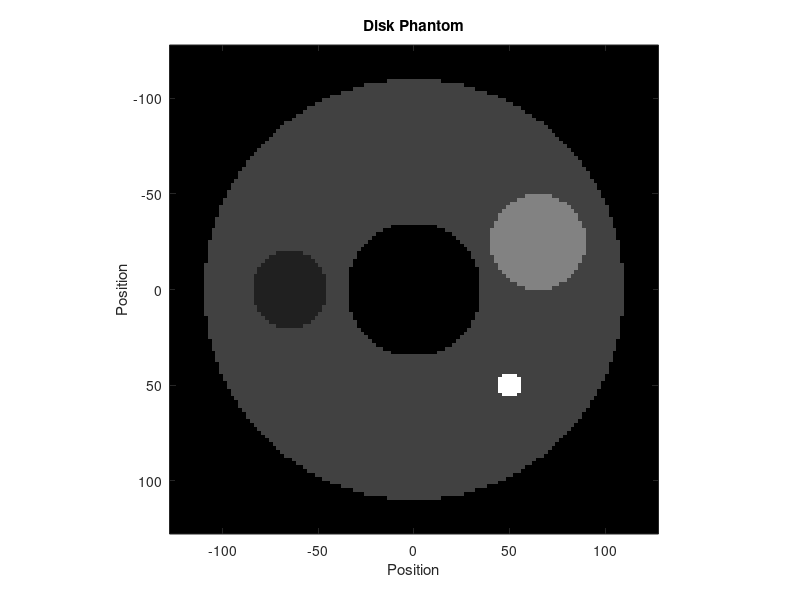
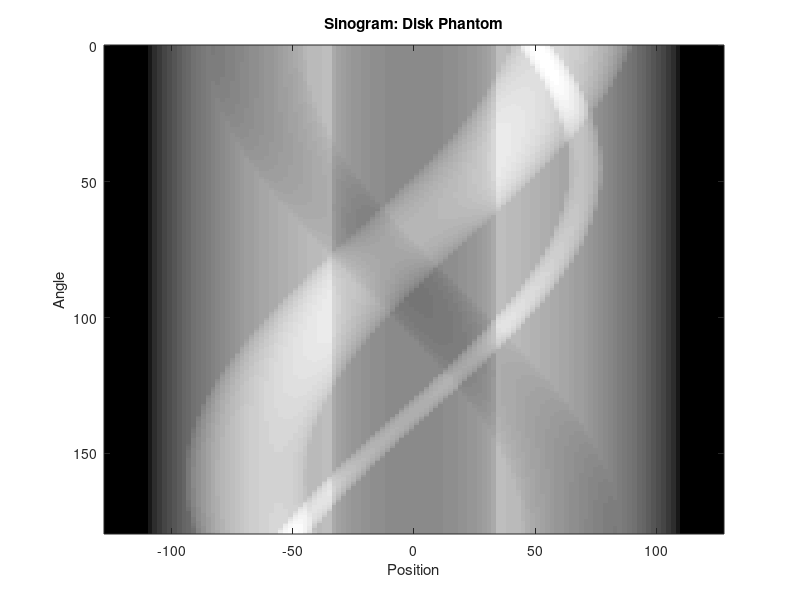
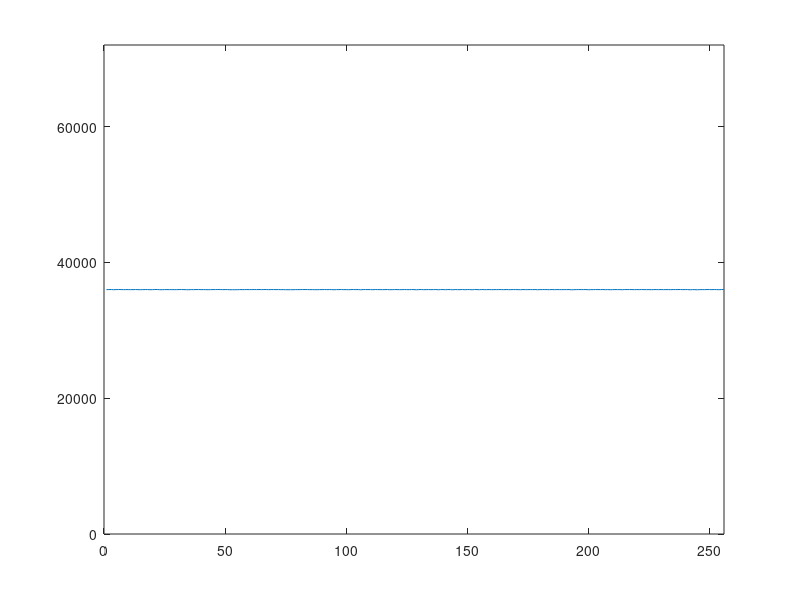
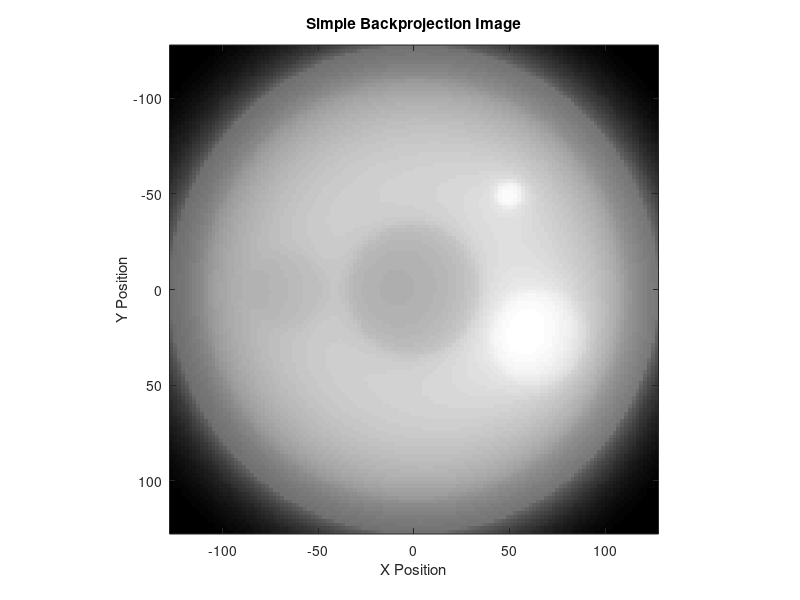

Source code (MATLAB) for these figures, in order:
%% Disk and Sinogram data provided by class

% README
% For extra credit asked to display given disk phantom and sinogram
%   backproject the sinogram, filter, and try to reproduce disk phantom 
% 
% The data is stored in MATLAB variable "phantom"
% The sinogram is stored in corresponding MATLAB variable named "sg1" 

clear;

circ = [  0   0 110  2; 
        -65   0  20  1; 
          0   0  35  0; 
         65 -25  25  4
         50  50  7   8];

% Image parameters: number of pixels, size, etc.
nx = 128; ny = 128;
dx = 2;		                        % 2 mm / pixel
x = dx * ((1:nx)'-(nx+1)/2);
y = -dx * ((1:ny)'-(ny+1)/2);
xx = x(:,ones(1,ny));
yy = y(:,ones(1,ny))';

% Generate data for disk phantom
phantom = zeros(nx,ny);
for ii=1:size(circ,1)
    cx = circ(ii,1); cy = circ(ii,2); rad = circ(ii,3); amp = circ(ii,4);
    t = find( ((xx-cx)/rad).^2 + ((yy-cy)/rad).^2 <= 1 );
    phantom(t) = amp * ones(size(t));
end
  
% Image the phantom
figure(1)
imagesc(x, y, phantom')               % NOTE the transpose (') here and the x and y values
colormap('gray')
axis('square')
title('Disk Phantom')
xlabel('Position')
ylabel('Position')

% Geometry parameters
nr = 128;	dr = 2;		            % number of radial samples and ray spacing
na = nr*2;          	            % number of angular samples
r = dr * ((1:nr)'-(nr+1)/2);	    % radial sample positions
angle = (0:(na-1))'/na * pi;	    % angular sample positions

% Compute sinogram for the phantom
rr = r(:,ones(1,na));
sg2 = zeros(nr, na);
for ii=1:size(circ,1)
    cx = circ(ii,1); cy = circ(ii,2); rad = circ(ii,3); amp = circ(ii,4);
    tau = cx * cos(angle) + cy * sin(angle);
    tau = tau(:,ones(1,nr))';
    t = find( (rr-tau).^2 <= rad.^2 );
    if ii > 1, amp = amp - circ(1,4); end	% small disks embedded
    sg2(t) = sg2(t)+amp*2*sqrt(rad^2-(rr(t)-tau(t)).^2);
end

% Sinogram of the phantom
figure(2)
imagesc(r, angle/pi*180, sg2')   % NOTE the transpose (') here and
colormap('gray')                 % the fact that angle is displayed in degrees
title('Sinogram: Disk Phantom')
xlabel('Position')
ylabel('Angle')

sinogram = sg2;                         % disk phantom

fprintf('number of rays = %g', nr);
fprintf('\n');
fprintf('number of views = %g', na);
fprintf('\n');

%% Computing the zeroth moment
projection = sum(sinogram,1);

figure(3)
projection_max=max(projection);
plot(projection);
axis([0,na,0,2*projection_max]);

%% Backprojecting to create laminograms

lamin = zeros(nx,ny);
% backproject when theta is 0
for ia = 1:na
    fprintf('angle %g of %g', ia, na, '\n');

    % smear through ia
    backproj = repmat(sinogram(:,ia),[1,[size(sinogram,1),1]]);
    % rotate projection
    temp = imrotate(backproj, angle(ia)*(180/pi), 'bicubic','crop'); 
    lamin = temp+lamin;
end

figure(4)
imagesc(x, y, lamin'); colormap('gray'); axis('image')  
title('Simple Backprojection Image')
xlabel('X Position')
ylabel('Y Position')

%% Filtering

sinogrampad = sinogram;

% applying wrapped filter
sinogramfilt = real( ifft(fft(sinogram).*(triang(nr)*ones(1,size(sinogrampad,2)))));

figure(5)
plot(r, sinogram(:,64)./max(sinogram(:,64)), '-',...
   r, sinogramfilt(:,64)./max(sinogramfilt(:,64)),':');
title('Filtered sinogram')
xlabel('Position');
ylabel('Angle');

% Display Filtered Sinogram 
figure(6)
imagesc(r, angle/pi *180, sinogramfilt'); colormap('gray'); axis('image')  
title('Filtered sinogram')
xlabel('Postion')
ylabel('Angle')

%% Backproject filtered sinogram

bpf_recon = zeros(nx,ny);
for ia = 1:na
    fprintf('angle %g of %g', ia, na);
    fprintf('\n');

    % backproject at theta = 0
    backprojectfilt = repmat(sinogramfilt(:,ia)',nr,1);
    
    % full rotation
    temp = imrotate(backprojectfilt, angle(ia)*(180/pi), 'bicubic','crop'); 
    bpf_recon = bpf_recon+temp;
end

figure(7)
imagesc(x, y, max(bpf_recon,0)); colormap('gray'); axis('image')  
title('Filtered Backprojection Image')
xlabel('X Position')
ylabel('Y Position')

%% Reconstruction comparison

var = find(r==-7);
% Prepare lines for comparison 
line_phantom = phantom(:,var);
line_lamin = lamin(var,:);
line_bpf = bpf_recon(var,:);

figure(8)
plot(y, line_phantom/max(line_phantom),'r--', ...
  y, line_bpf/max(line_bpf),'b-', ...
  y, line_lamin/max(line_lamin), 'k-');
legend('Original', 'Filtered BP', 'Laminogram')
title('Reconstruction Comparison')
xlabel('Horizontal position (mm)');
ylabel('Normalized attenuation');

